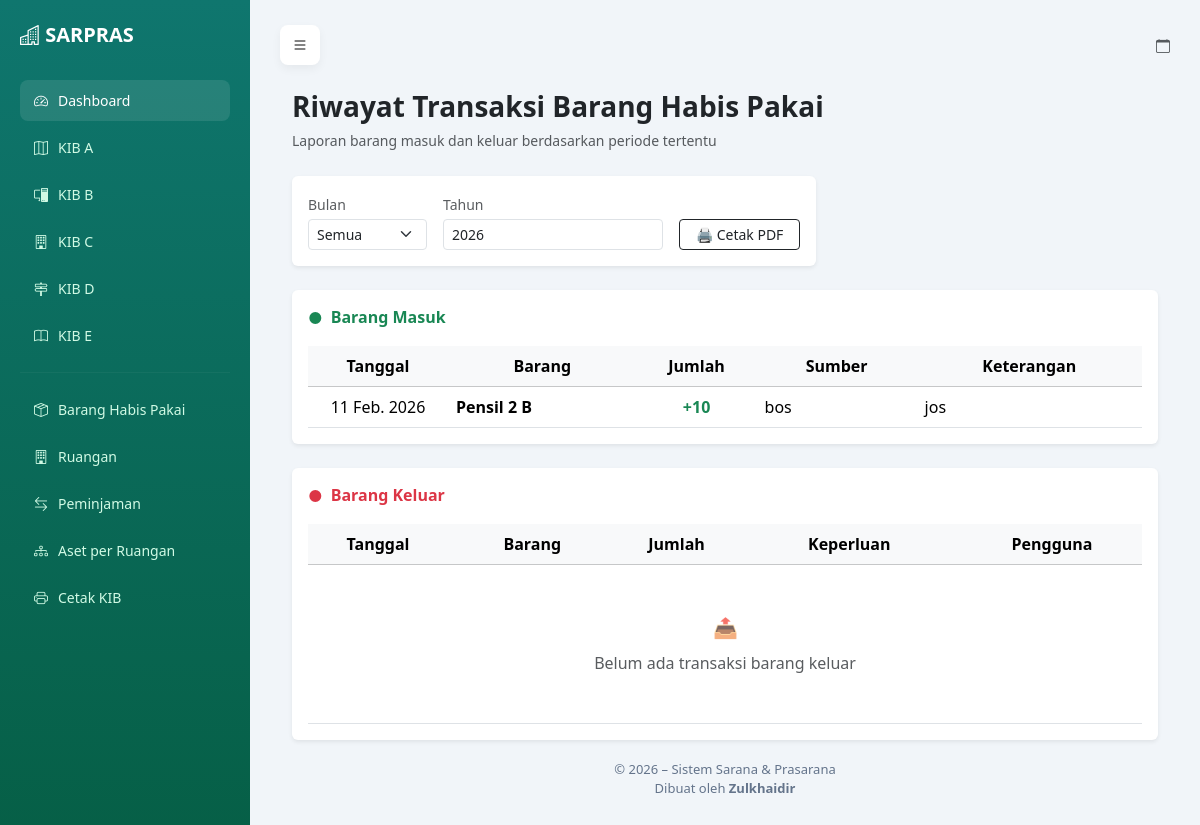
/bhp/transaksi/, run on the app's committed database.
### sarpras/models.py (models this page shows, shortened)
class BarangHabisPakaiMasuk(models.Model):
    barang = models.ForeignKey(
        BarangHabisPakai,
        on_delete=models.CASCADE,
        related_name='masuk'
    )
    jumlah = models.PositiveIntegerField()
    tanggal = models.DateField(default=timezone.now)
    sumber = models.CharField(max_length=200)
    keterangan = models.TextField(blank=True)

class BarangHabisPakai(models.Model):
    kode_barang = models.CharField(max_length=50, unique=True)
    nama_barang = models.CharField(max_length=200)
    satuan = models.CharField(max_length=50, default='Unit')
    stok = models.PositiveIntegerField(default=0)

### sarpras/views.py (the view)
# urls.py: path('bhp/transaksi/', views.bhp_transaksi, name='bhp_transaksi'),
def bhp_transaksi(request):
    masuk = BarangHabisPakaiMasuk.objects.select_related('barang').order_by('-tanggal')
    keluar = BarangHabisPakaiKeluar.objects.select_related('barang').order_by('-tanggal')
    return render(request, 'bhp/transaksi.html', {
        'masuk': masuk,
        'keluar': keluar
    })

### sarpras/templates/bhp/transaksi.html (shortened to what this page needs)
{% extends "sarpras/base.html" %}
{% block content %}
<div class="container mt-4">
    <div class="d-flex justify-content-between align-items-start mb-4 flex-wrap gap-4">
        <div>
            <h3 class="fw-bold mb-1">Riwayat Transaksi Barang Habis Pakai</h3>
            <small class="text-muted">
                Laporan barang masuk dan keluar berdasarkan periode tertentu
            </small>
        </div>
        <div class="card shadow-sm border-0">
            <div class="card-body py-3">
                <form method="get"
                      action="{% url 'bhp_transaksi_pdf' %}"
                      target="_blank"
                      class="d-flex align-items-end gap-3 flex-wrap">
                    <div>
                        <label class="form-label small mb-1 text-muted">Bulan</label>
                        <select name="bulan" class="form-select form-select-sm">
                            <option value="">Semua</option>
                        </select>
                    </div>
                    <div>
                        <label class="form-label small mb-1 text-muted">Tahun</label>
                        <input type="number"
                               name="tahun"
                               class="form-control form-control-sm"
                               value="2026">
                    </div>
                    <div>
                        <button type="submit"
                                class="btn btn-outline-dark btn-sm px-3">
                            🖨️ Cetak PDF
                        </button>
                    </div>
                </form>
            </div>
        </div>
    </div>
    <div class="card shadow-sm border-0 mb-4">
        <div class="card-body">
            <div class="d-flex align-items-center mb-3">
                <div class="me-2 text-success fw-bold">●</div>
                <h6 class="mb-0 fw-semibold text-success">
                    Barang Masuk
                </h6>
            </div>
            <div class="table-responsive">
                <table class="table table-hover align-middle mb-0">
                    <thead class="table-light text-center">
                        <tr>
                            <th style="width:140px;">Tanggal</th>
                            <th>Barang</th>
                            <th style="width:120px;">Jumlah</th>
                            <th style="width:160px;">Sumber</th>
                            <th>Keterangan</th>
                        </tr>
                    </thead>
                    <tbody>
                        {% for m in masuk %}
                        <tr>
                            <td class="text-center">{{ m.tanggal }}</td>
                            <td class="fw-semibold">{{ m.barang.nama_barang }}</td>
                            <td class="text-center fw-bold text-success">
                                +{{ m.jumlah }}
                            </td>
                            <td>{{ m.sumber }}</td>
                            <td>{{ m.keterangan|default:"-" }}</td>
                        </tr>
                        {% endfor %}
                    </tbody>
                </table>
            </div>
        </div>
    </div>
    <div class="card shadow-sm border-0">
        <div class="card-body">
            <div class="d-flex align-items-center mb-3">
                <div class="me-2 text-danger fw-bold">●</div>
                <h6 class="mb-0 fw-semibold text-danger">
                    Barang Keluar
                </h6>
            </div>
            <div class="table-responsive">
                <table class="table table-hover align-middle mb-0">
                    <thead class="table-light text-center">
                        <tr>
                            <th style="width:140px;">Tanggal</th>
                            <th>Barang</th>
                            <th style="width:120px;">Jumlah</th>
                            <th>Keperluan</th>
                            <th style="width:180px;">Pengguna</th>
                        </tr>
                    </thead>
                    <tbody>
                        {% for k in keluar %}
                        <tr>
                            <td class="text-center">{{ k.tanggal }}</td>
                            <td class="fw-semibold">{{ k.barang.nama_barang }}</td>
                            <td class="text-center fw-bold text-danger">
                                -{{ k.jumlah }}
                            </td>
                            <td>{{ k.keperluan }}</td>
                            <td>{{ k.pengguna }}</td>
                        </tr>
                        {% empty %}
                        <tr>
                            <td colspan="5" class="text-center py-5">
                                <div class="text-muted">
                                    <div class="mb-2 fs-5">📤</div>
                                    Belum ada transaksi barang keluar
                                </div>
                            </td>
                        </tr>
                        {% endfor %}
                    </tbody>
                </table>
            </div>
        </div>
    </div>
</div>
{% endblock %}

### sarpras/templates/sarpras/base.html (style rules this page uses)
body { background: #f1f5f9; margin: 0; }

### data on the page
BarangHabisPakaiMasuk: tanggal "11 Feb. 2026", barang.nama_barang "Pensil 2 B", jumlah "10", sumber "bos", keterangan "jos"
